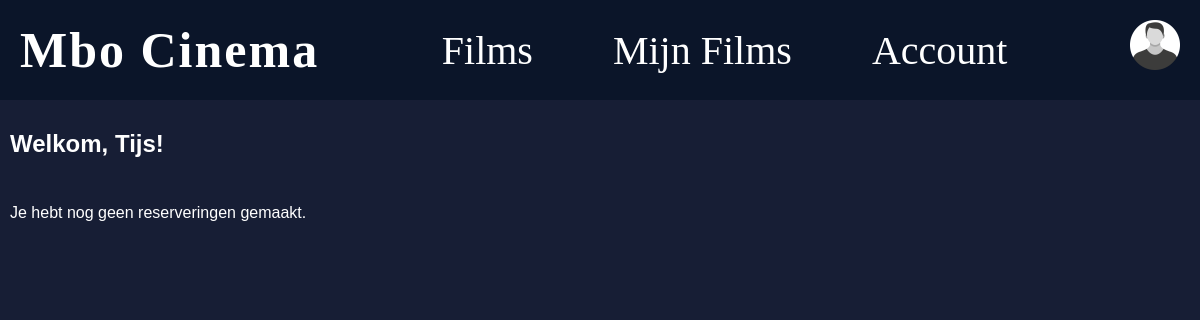
Before: /Mijn_Films.php (signed in) with the older database file.
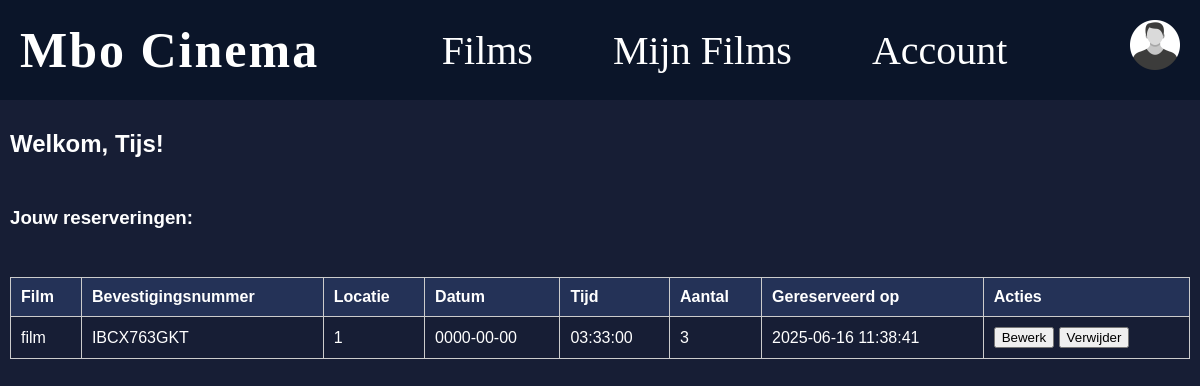
After: the same page with the newer database file.
### tables this page shows
CREATE TABLE `reserveringen` (
  `id` int(11) NOT NULL,
  `naam` varchar(100) DEFAULT NULL,
  `email` varchar(100) DEFAULT NULL,
  `telefoon` varchar(20) DEFAULT NULL,
  `locatie` varchar(100) DEFAULT NULL,
  `datum` date DEFAULT NULL,
  `tijd` time DEFAULT NULL,
  `aantal` int(11) DEFAULT NULL,
  `created_at` timestamp NOT NULL DEFAULT current_timestamp(),
  `movie_id` int(11) DEFAULT NULL,
  `user_id` int(11) DEFAULT NULL,
  `bevestigingsnummer` varchar(20) DEFAULT NULL,
  `film` varchar(255) DEFAULT NULL
);

### Mijn_Films.php (the view, shortened to what this page needs)
<?php
$host = 'localhost';
$db   = 'mbocinema';
$user = 'root';
$pass = '';
$charset = 'utf8mb4';
$dsn = "mysql:host=$host;dbname=$db;charset=$charset";
$options = [
    PDO::ATTR_ERRMODE => PDO::ERRMODE_EXCEPTION,
    PDO::ATTR_DEFAULT_FETCH_MODE => PDO::FETCH_ASSOC,
];
try {
    $pdo = new PDO($dsn, $user, $pass, $options);
} catch (PDOException $e) {
    die("Databasefout: " . $e->getMessage());
}
$reserveringen = [];
try {
    $stmt = $pdo->prepare("SELECT id, film, locatie, datum, tijd, aantal, created_at, bevestigingsnummer FROM reserveringen WHERE user_id = ?");
    $stmt->execute([$_SESSION["user_id"]]);
    $reserveringen = $stmt->fetchAll();
} catch (PDOException $e) {
    die("Databasefout: " . $e->getMessage());
}
?>
<!DOCTYPE html>
<html lang="nl">
<head>
    <link rel="stylesheet" href="css/style.css" />
    <link rel="stylesheet" href="css/mijn_reserveringen.css" />
</head>
<body>
<header>
    <nav>
        <a href="index.php" class="logo">Mbo Cinema</a>
        <ul>
            <li><a href="films.php">Films</a></li>
            <li><a href="Mijn_Films.php">Mijn Films</a></li>
            <li><a href="account_admin.php">Account</a></li>
        </ul>
        <a href="inloggen.php">
            <img src="fotos/profielfoto.webp" alt="profielfoto" class="topbar" />
        </a>
    </nav>
</header>
<main class="container mijn-films-container">
    <h2>Welkom, <?= htmlspecialchars($_SESSION["username"]) ?>!</h2>
    <?php if (count($reserveringen) > 0): ?>
        <h3>Jouw reserveringen:</h3>
        <table>
            <thead>
                <tr>
                    <th>Film</th>
                    <th>Bevestigingsnummer</th>
                    <th>Locatie</th>
                    <th>Datum</th>
                    <th>Tijd</th>
                    <th>Aantal</th>
                    <th>Gereserveerd op</th>
                    <th>Acties</th>
                </tr>
            </thead>
            <tbody>
                <?php foreach ($reserveringen as $res): ?>
                    <tr>
                        <form method="POST">
                            <?php if (isset($_POST['edit']) && $_POST['res_id'] == $res['id']): ?>
                                <td><?= htmlspecialchars($res['film']) ?></td>
                                <td><?= htmlspecialchars($res['bevestigingsnummer']) ?></td>
                                <td><input type="text" name="locatie" value="<?= htmlspecialchars($res['locatie']) ?>"></td>
                                <td><input type="date" name="datum" value="<?= htmlspecialchars($res['datum']) ?>"></td>
                                <td><input type="time" name="tijd" value="<?= htmlspecialchars($res['tijd']) ?>"></td>
                                <td><input type="number" name="aantal" value="<?= htmlspecialchars($res['aantal']) ?>" min="1"></td>
                                <td><?= htmlspecialchars($res['created_at']) ?></td>
                                <td><button type="submit" name="save">Opslaan</button></td>
                            <?php else: ?>
                                <td><?= htmlspecialchars($res['film']) ?></td>
                                <td><?= htmlspecialchars($res['bevestigingsnummer']) ?></td>
                                <td><?= htmlspecialchars($res['locatie']) ?></td>
                                <td><?= htmlspecialchars($res['datum']) ?></td>
                                <td><?= htmlspecialchars($res['tijd']) ?></td>
                                <td><?= htmlspecialchars($res['aantal']) ?></td>
                                <td><?= htmlspecialchars($res['created_at']) ?></td>
                                <td>
                                    <button type="submit" name="edit">Bewerk</button>
                                    <button type="submit" name="delete_reservering_id" value="<?= $res['id'] ?>" onclick="return confirm('Weet je zeker dat je deze reservering wilt verwijderen?');">Verwijder</button>
                                </td>
                            <?php endif; ?>
                        </form>
                    </tr>
                <?php endforeach; ?>
            </tbody>
        </table>
    <?php else: ?>
        <p>Je hebt nog geen reserveringen gemaakt.</p>
    <?php endif; ?>
</main>
</body>
</html>

Changed rows visible on the page:
added reserveringen: film "film", bevestigingsnummer "IBCX763GKT", locatie "1", datum "0000-00-00", tijd "03:33:00", aantal "3", created_at "2025-06-16 11:38:41"
Other visible differences:
text no longer shown: "Je hebt nog geen reserveringen gemaakt."
text now shown: "Jouw reserveringen: Film Bevestigingsnummer Locatie Datum Tijd Aantal Gereserveerd op Acties"
